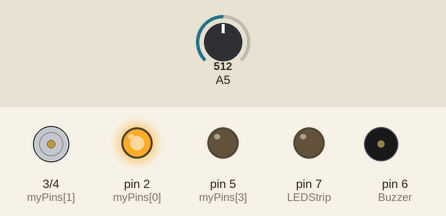
Recording of a sketch running on a simulated Arduino Uno, built with avr-gcc and run on an emulated ATmega328P. Parts: motor-driver pin pairs drawn as motors (green arrow = first pin HIGH = forward, orange = second pin HIGH = backward, longer = more drive), output pins drawn as LEDs (lit = HIGH), buzzer (waves = sounding). Inputs (shaded band) come from the test bench; at power-on: A5 = 512. Random numbers use the default seed unless the sketch sets one; what the sketch prints to the serial monitor is not drawn.

Above: at 4.8 s.
4.9 s: A5 set to 1013
6.4 s: A5 set to 1023
At 7.2 s:
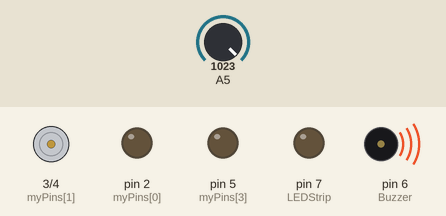
At 8.7 s:
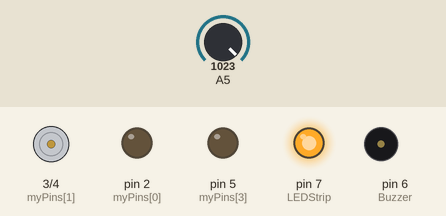
Timing chart, 0 to 10.2 s (numbered marks = the images above; inputs shaded):
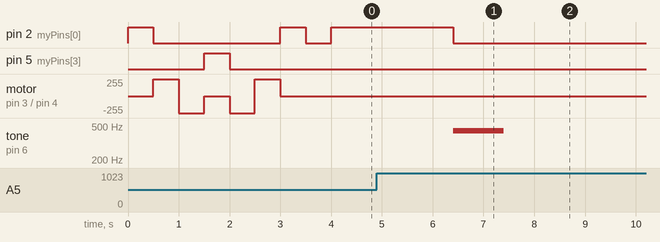

The sketch:

KasperTheGame.ino
```cpp
void setup() {
  // 5 inputs
  // Start/Reset, Photoresistors
  // 6 outputs
  // Buzzer, LED Strip, LED1-4
   pinMode(2,OUTPUT); //LED1
   pinMode(3,OUTPUT); //LED2
   pinMode(4,OUTPUT); //LED3
   pinMode(5,OUTPUT); //LED4

   pinMode(6,OUTPUT); //Buzzer
   pinMode(7,OUTPUT); //LEDStrip

  Serial.begin(9600);
  randomSeed(analogRead(0));
  int ranLED;
  int sensor;
  boolean sense = false;
  ranLED = random(2,6);
  digitalWrite(7, LOW);
  //LED Dance
  int myPins[] = {2,3,4,5,4,3,2};
  for(int i = 0; i<8;i++)
  {
    digitalWrite(myPins[i],HIGH);
    delay(500);
    digitalWrite(myPins[i],LOW);
  }

  digitalWrite(2,LOW);
  digitalWrite(3,LOW);
  digitalWrite(4,LOW);
  digitalWrite(5,LOW);
  //Turn on LED
  digitalWrite(ranLED,HIGH);

  Serial.println(ranLED);


  while(sense == false)
  {
    int voltageAtResistor = analogRead('A'+ranLED);
    //5v on
    //ambience .5 k ohms
    //not 5 volts off
    int voltage= voltageAtResistor * (5.0 / 1023.0);
    if(voltage > 4.3)
    {
      digitalWrite(7, LOW);
      digitalWrite(ranLED,LOW);
      tone(6,440,1000);
      delay(1500);
      digitalWrite(7, HIGH);
      sense = true;
    }
  }
}

void loop() {}
```

Measured:
- the behaviour switches between 1022 and 1023 on A5 (found by bisection; images 0 and 1)
- after the input at 4.9 s, every drawn part: stays the same
- after the input at 6.4 s, pin 2 (myPins[0]): HIGH → LOW at once; pin 7 (LEDStrip): LOW → HIGH after 1.5 s; tone on pin 6 (Buzzer): silent → 440 Hz at once, → silent 1.0 s later
